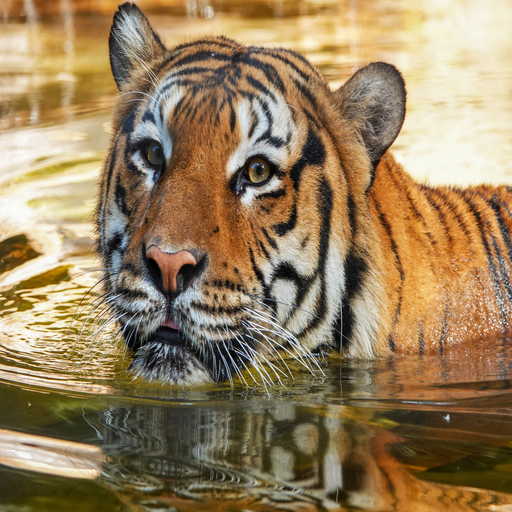
#> input picture 201-李帅-深圳/第三次作业/tiger.png, 512 x 512 px
$ python 'P&S noise.py'
#> lines starting #> are read from the running program, lines starting #| are printed output that depends on the picture; after the words box and inside, x2 and y2 are one past the last pixel; in counts of white or black regions, pixels touching at a corner belong together
import cv2
import random


def fun1(src, percetage):
    NoiseImg = src
    NoiseNum = int(percetage * src.shape[0] * src.shape[1])
    for i in range(NoiseNum):

        randX = random.randint(0, src.shape[0] - 1)
        randY = random.randint(0, src.shape[1] - 1)

        if random.random() <= 0.5:
            NoiseImg[randX, randY] = 0
        else:
            NoiseImg[randX, randY] = 255
    return NoiseImg


img = cv2.imread('tiger.png', 0)
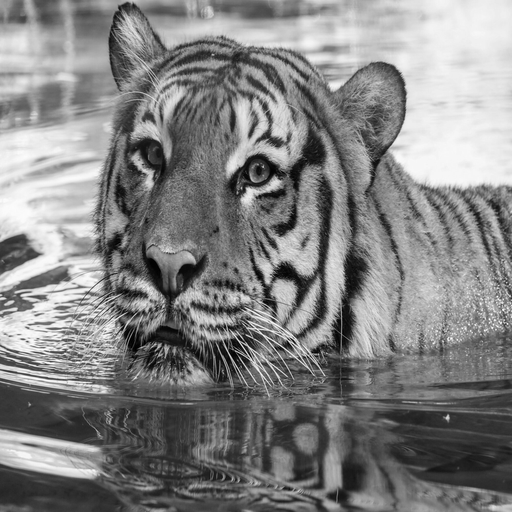
#> img: shape (512, 512); min 0, max 255, mean 131.2
img1 = fun1(img, 0.2)
#> after the loop in fun1, `for i in range(NoiseNum):`:
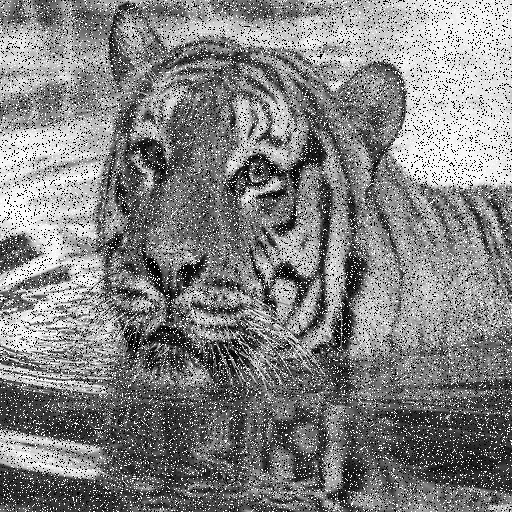
#> NoiseImg: shape (512, 512); 18.11% of pixels changed, all inside (x1, y1, x2, y2) = (0, 0, 512, 512)

img = cv2.imread('tiger.png')
#> img is the input picture: shape (512, 512, 3); mean B, G, R 94.1, 128.7, 152
img2 = cv2.cvtColor(img, cv2.COLOR_BGR2GRAY)
cv2.imshow('source', img2)
cv2.imshow('tiger_P&S', img1)
cv2.waitKey(0)
